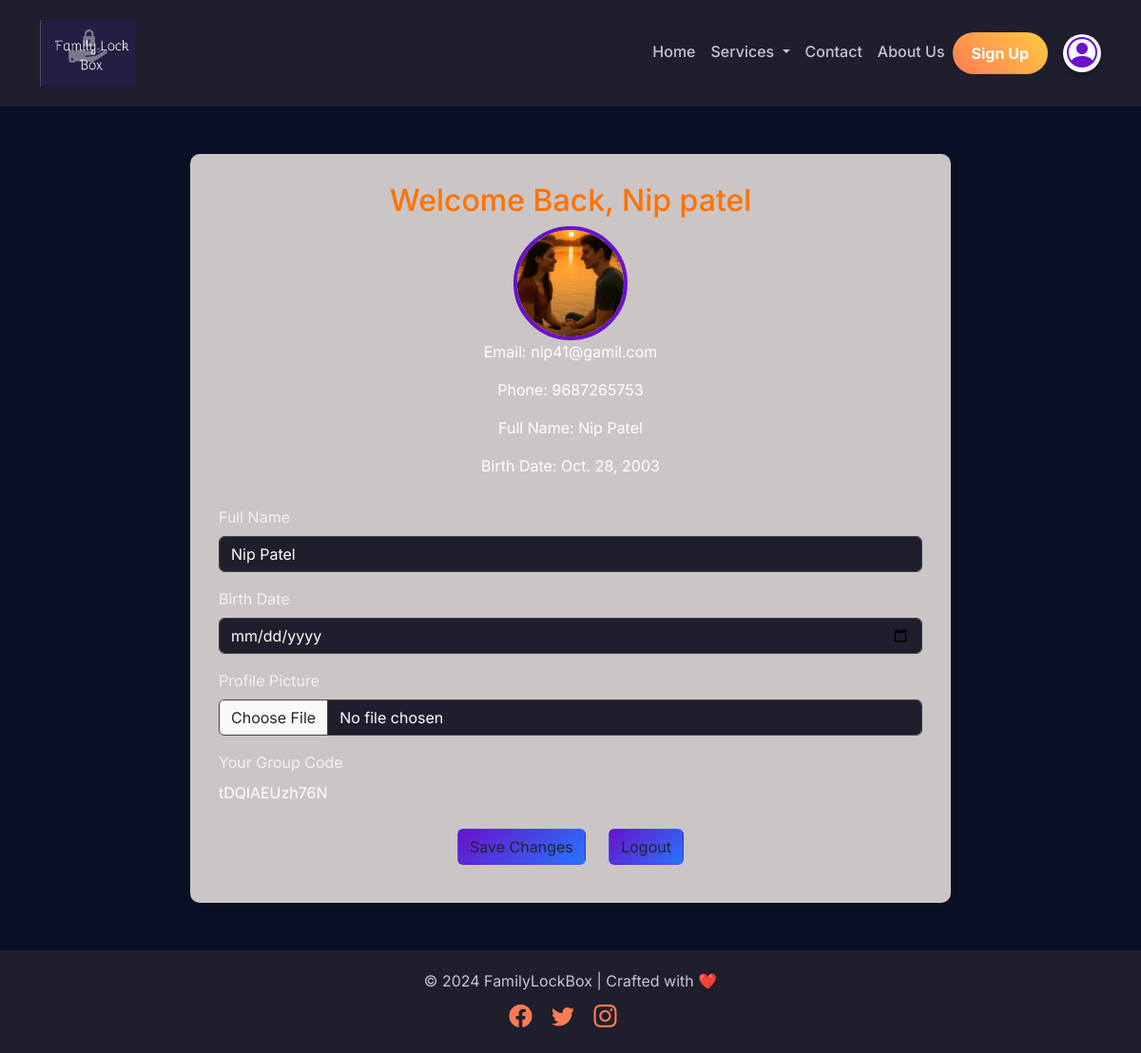
The app's page /profile.html (signed in) with its own data.
### myapp/models.py (models this page shows, shortened)
class UserProfile(models.Model):
    username = models.CharField(max_length=100, unique=True)
    email = models.EmailField(unique=True)
    phone = models.CharField(max_length=15, blank=True, null=True)
    password = models.CharField(max_length=100)
    full_name = models.CharField(max_length=150, blank=True, null=True)
    birth_date = models.DateField(blank=True, null=True)
    generatecode = models.CharField(max_length=12,unique=True,null=True,blank=True)
    profilepicture = models.ImageField(upload_to='profile_pictures/', blank=True, null=True)

### myapp/views.py (the view, shortened to what this page needs)
# urls.py: path('profile.html',views.profilepage,name='profilepage'),
@session_login_required
def profilepage(request):
    username = request.session.get('username')  # Fetch username from session
    try:
        user_profile = UserProfile.objects.get(username=username)
    except UserProfile.DoesNotExist:
        messages.error(request, "User profile does not exist.")
        return redirect('loginpage')
    if not user_profile.generatecode:
        user_profile.generatecode = generate_unique_code()
        user_profile.save()
    return render(request, 'profile.html', {'user_profile': user_profile})

### myapp/templates/profile.html (shortened to what this page needs)
<!DOCTYPE html>
<html lang="en">
<head>
    <link href="https://cdn.jsdelivr.net/npm/bootstrap@5.3.0-alpha1/dist/css/bootstrap.min.css" rel="stylesheet">
</head>
<body>
    {% extends 'nav.html' %}
    {% block content %}
    {% load static %}
    <div class="profile-container">
        <div class="profile-header">
            {% if user_profile %}
                <h2 style="color: rgb(255, 115, 0);">Welcome Back, {{ user_profile.username }}</h2>
                {% if user_profile.profilepicture %}
                    <img src="{{ user_profile.profilepicture.url }}" alt="Profile Picture" id="profilePicturePreview">
                {% else %}
                    <p>No profile picture uploaded.</p>
                {% endif %}
                <p>Email: {{ user_profile.email }}</p>
                <p>Phone: {{ user_profile.phone }}</p>
                <p>Full Name: {{ user_profile.full_name }}</p>
                <p>Birth Date: {{ user_profile.birth_date }}</p>
            {% else %}
                <p>No user profile found.</p>
            {% endif %}
        </div>
        <form method="POST" enctype="multipart/form-data">
            <div class="mb-3">
                <label for="fullName" class="form-label">Full Name</label>
                <input type="text" class="form-control" id="fullName" name="full_name"
                    placeholder="Enter your full name" value="{{ user_profile.full_name }}">
            </div>
            <div class="mb-3">
                <label for="birthDate" class="form-label">Birth Date</label>
                <input type="date" class="form-control" id="birthDate" name="birth_date"
                    value="{{ user_profile.birth_date }}">
            </div>
            <div class="mb-3">
                <label for="profilePicture" class="form-label">Profile Picture</label>
                <input type="file" class="form-control" id="profilePicture" name="profilepicture">
            </div>
            <div class="mb-3">
                <label for="generatecode" class="form-label">Your Group Code</label>
                <p>{{ user_profile.generatecode }}</p>
            </div>
            <div class="text-center">
                <button type="submit" class="btn btn-save">Save Changes</button>
                <a href="{% url 'logout' %}" class="btn btn-logout">Logout</a>
            </div>
        </form>
    </div>
    {% endblock %}

### myapp/static/common.css (style rules this page uses)
body { font-family: 'Inter', sans-serif; margin: 0; padding: 0; overflow-x: hidden; background-color: #0a1127 !important; color: #fff; }
.form-label { color: #f1f1f1; }
.form-control { background-color: #1e1e2d; color: white; border: 1px solid #444; }

### myapp/templates/profile.html (style rules this page uses)
body { font-family: 'Poppins', sans-serif; background-color: #0a1127 !important; }
.profile-container { max-width: 800px; margin: 50px auto; background: #ccc5c5; border-radius: 10px; padding: 30px; box-shadow: 0 4px 10px rgba(0, 0, 0, 0.1); }
.profile-header { text-align: center; margin-bottom: 30px; }
.profile-header img { width: 120px; height: 120px; border-radius: 50%; border: 4px solid #6a11cb; object-fit: cover; }
.btn-save, .btn-logout { background: linear-gradient(135deg, #6a11cb, #2575fc); color: #fff; padding: 10px 20px; border: none; border-radius: 8px; font-size: 1rem; transition: all 0.3s ease; margin: 10px; }

### records on screen
UserProfile: username "Nip patel", profilepicture (picture), email "nip41@gamil.com", phone "9687265753", full_name "Nip Patel", birth_date "Oct. 28, 2003", generatecode "tDQlAEUzh76N"
